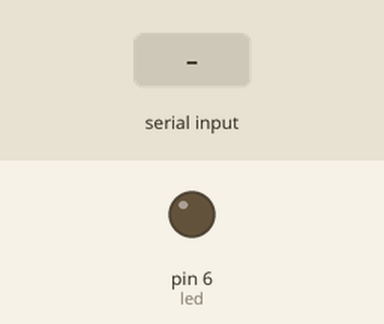
Simulated run of this sketch. Board: Arduino Uno, built with avr-gcc and run on an emulated ATmega328P. On the bench: output pins drawn as LEDs (lit = HIGH). Inputs (shaded band) come from the test bench.

Above: at 1.2 s.
1.3 s: "1" received over Serial
At 1.7 s:
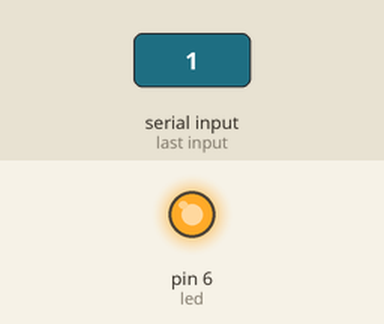
2.8 s: "3" received over Serial
At 4.0 s:
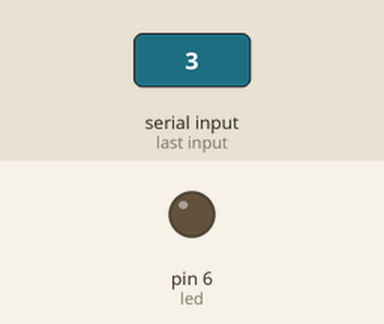
Timing chart, 0 to 5.8 s (numbered marks = the images above; inputs shaded):
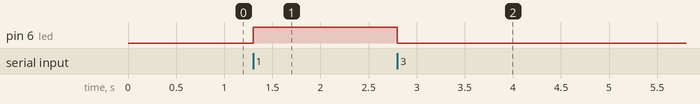

Measured:
- after the input at 1.3 s, pin 6 (led): LOW → HIGH at once
- after the input at 2.8 s, pin 6 (led): HIGH → LOW at once

The sketch:

Java2Arduino.ino
```cpp
int led = 6;
int led_green = 5;
boolean switcher = false;

void setup() {
  // put your setup code here, to run once:
  pinMode(led, OUTPUT);
  Serial.begin(9600);

}

void loop() {
  // put your main code here, to run repeatedly:
  char text = Serial.read();
  int inttext = 0;


  if (text == '1' ){
    digitalWrite(led, HIGH);
  }
  if (text == '3'){
    digitalWrite(led, LOW);
  }
  /*
  if(inttext > 199 && inttext<801){
    digitalWrite(led, HIGH);
    delay(inttext);
    digitalWrite(led, LOW);
    delay(inttext);
  }
  */

}
```
